Frame 1 (no input): blank canvas, image omitted
Frame 60 (no input): blank canvas, image omitted
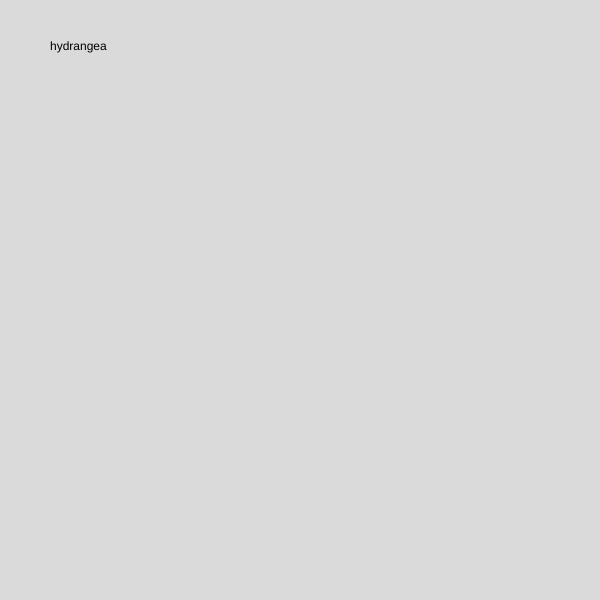
Frame 120 (the mouse pressed at the canvas centre since frame 60)

The p5.js sketch whose frames 1 and 60 were blank and that drew this single picture after the mouse press (run headless with seeded random() and noise() and a simulated clock; from frame 60 on, the mouse is pressed at the canvas centre):

// p5.js sketch
// ── sketch.js
// flowers I like
let flowers = [{
  name: "rose",
  color: "flower color"
}, {
  name: "hydrangea",
  color: "blue"
}, {
  name: "lily",
  color: "white"
}, {
  name: "hyacinth",
  color: "indigo"
}, {
  name: "lavendar",
  color: "purple"
}];

let randomIndex;

function setup() {
  createCanvas(600, 600);
  background(220);

}

function draw() {

}

function mousePressed() {
  background(random(200, 225));
  randomIndex = int(random(flowers.length));
  text(flowers[randomIndex].name, 50, 50);
  flowers.splice(randomIndex, 1);

}
